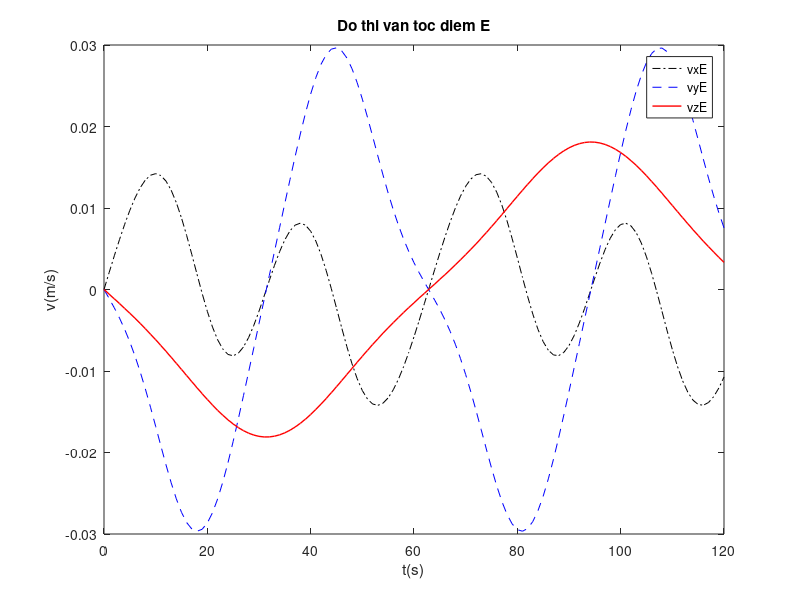
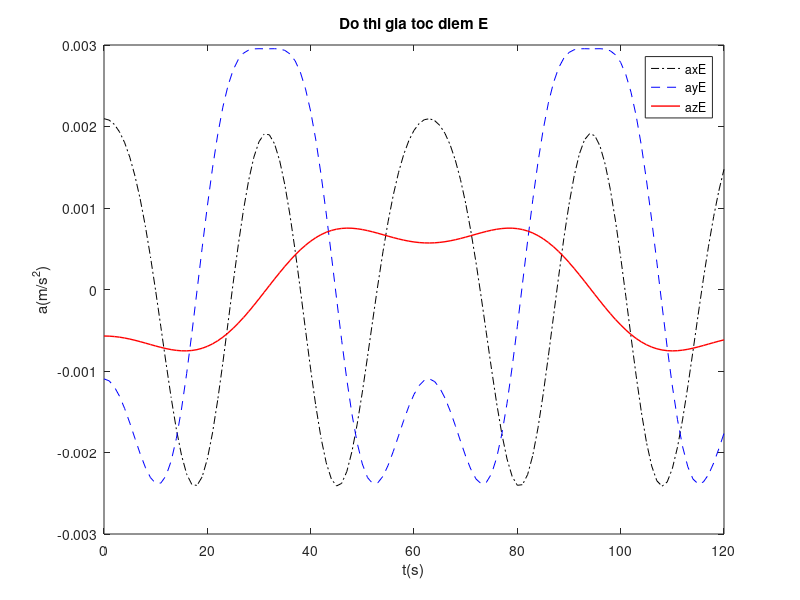
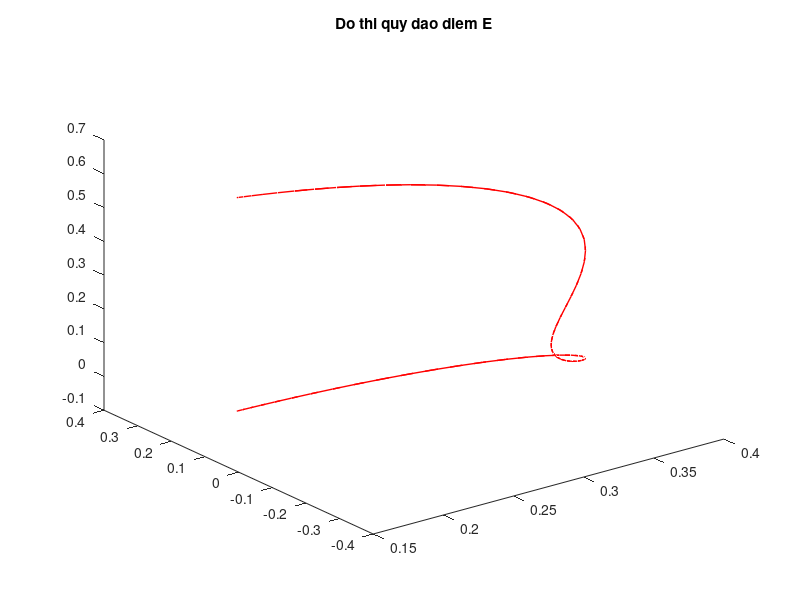
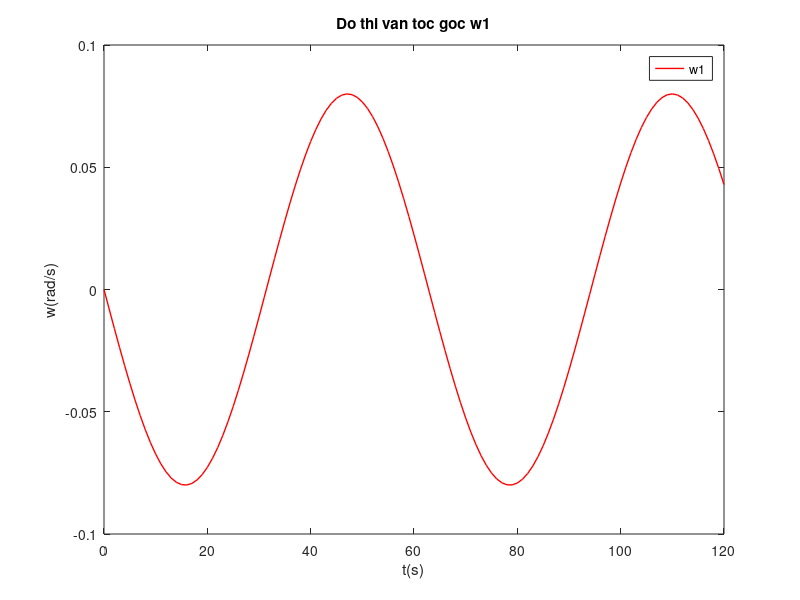

MATLAB code to generate these figures, in order:
close all; clear all; clc;

l1 = 0.25; l2 = 0.194; l3 = 0.265; a1 = 0.03;

%Thoi gian t
t = 0:120;
%Toa do diem thao tac
xe = l3.*cos(cos(0.05.*t)).*cos(0.8.*cos(0.1.*t)) - cos(0.8.*cos(0.1.*t)).*(a1 - l2.*cos(0.5.*cos(0.05.*t)));
ye = l3.*cos(cos(0.05.*t)).*sin(0.8.*cos(0.1.*t)) - sin(0.8.*cos(0.1.*t)).*(a1 - l2.*cos(0.5.*cos(0.05.*t)));
ze = l1 + l3.*sin(cos(0.05.*t)) + l2.*sin(0.5.*cos(0.05.*t));
%Van toc diem thao tac E
vxe = (l2.*sin(cos(t./20)./2).*sin(t./20).*cos((4.*cos(t./10))./5))./40 - (2.*sin((4.*cos(t./10))./5).*sin(t./10).*(a1 - l2.*cos(cos(t./20)./2)))./25 + (2.*l3.*sin((4.*cos(t./10))/5).*sin(t./10).*cos(cos(t./20)))./25 + (l3.*sin(t./20).*sin(cos(t./20)).*cos((4.*cos(t./10))./5))./20;
vye = (2.*sin(t./10).*cos((4.*cos(t./10))./5).*(a1 - l2.*cos(cos(t./20)./2)))./25 + (l2.*sin((4.*cos(t./10))./5).*sin(cos(t./20)./2).*sin(t./20))./40 - (2.*l3.*sin(t./10).*cos(cos(t./20)).*cos((4.*cos(t./10))./5))./25 + (l3.*sin((4.*cos(t./10))./5).*sin(t./20).*sin(cos(t./20)))./20;
vze = - (l2.*sin(t./20).*cos(cos(t./20)./2))./40 - (l3.*sin(t./20).*(2.*cos(cos(t./20)./2).^2 - 1))./20;
%Gia toc diem thao tac E
axe = (4.*sin(t./10).^2.*cos((4.*cos(t./10))./5).*(a1 - l2.*cos(cos(t./20)./2)))./625 - (sin((4.*cos(t./10))./5).*cos(t./10).*(a1 - l2.*cos(cos(t./20)./2)))./125 + (l2.*sin(cos(t./20)./2).*cos(t./20).*cos((4.*cos(t./10))./5))./800 - (4.*l3.*sin(t./10).^2.*cos(cos(t./20)).*cos((4.*cos(t./10))./5))./625 - (l3.*sin(t./20).^2.*cos(cos(t./20)).*cos((4.*cos(t./10))./5))./400 - (l2.*sin(t./20).^2.*cos((4.*cos(t./10))./5).*cos(cos(t./20)./2))./1600 + (l3.*sin((4.*cos(t./10))./5).*cos(t./10).*cos(cos(t./20)))./125 + (l3.*cos(t./20).*sin(cos(t./20)).*cos((4.*cos(t./10))./5))./400 + (l3.*sin((4.*cos(t./10))./5).*sin(t./10).*sin(t./20).*sin(cos(t./20)))./125 + (l2.*sin((4.*cos(t./10))./5).*sin(cos(t./20)./2).*sin(t./10).*sin(t./20))./250;
aye = (4.*sin((4.*cos(t./10))./5).*sin(t./10).^2.*(a1 + l3 - 2.*l3.*cos(cos(t./20)./2).^2 - l2.*cos(cos(t./20)./2)))./625 + (cos(t./10).*cos((4.*cos(t./10))./5).*(a1 + l3 - 2.*l3.*cos(cos(t./20)./2).^2 - l2.*cos(cos(t./20)./2)))./125 + (sin((4.*cos(t./10))./5).*sin(cos(t./20)./2).*cos(t./20).*(l2 + 4.*l3.*cos(cos(t./20)./2)))./800 - (sin((4.*cos(t./10))./5).*sin(t./20).^2.*cos(cos(t./20)./2).*(l2 + 4.*l3.*cos(cos(t./20)./2)))./1600 - (l3.*sin((4.*cos(t./10))./5).*sin(t./20).^2.*(cos(cos(t./20))./2 - 1/2))./400 - (sin(cos(t./20)./2).*sin(t./10).*sin(t./20).*cos((4.*cos(t./10))./5).*(l2 + 4.*l3.*cos(cos(t./20)./2)))./250;
aze =  - (l3.*cos(t./20).*(2.*cos(cos(t./20)./2).^2 - 1))./400 - (l2.*sin(cos(t./20)./2).*sin(t./20).^2)./1600 - (l2.*cos(t./20).*cos(cos(t./20)./2))./800 - (l3.*sin(cos(t./20)/2).*sin(t./20).^2.*cos(cos(t./20)/2))./200;
%Do thi
figure(1);
plot(t,vxe,'k-.',t,vye,'b--',t,vze,'r-','linewidth',1);hold on;
xlabel('t(s)');ylabel('v(m/s)');
title('Do thi van toc diem E');
legend('vxE','vyE','vzE');

figure(2);
plot(t,axe,'k-.',t,aye,'b--',t,aze,'r-','linewidth',1);hold on;
xlabel('t(s)');ylabel('a(m/s^2)');
title('Do thi gia toc diem E');
legend('axE','ayE','azE');

figure(3);
plot3(xe,ye,ze,'r-','linewidth',1);
hold on;
title('Do thi quy dao diem E');

% ve van toc goc
% khau 1:
Vxw1 = 0;
Vyw1 = 0;
Vzw1 = -(2.*sin(t./10))/25;

figure(4);
plot(t,Vzw1,'r-','linewidth',1);hold on;
xlabel('t(s)');ylabel('w(rad/s)');
title('Do thi van toc goc w1');
legend('w1');

% khau 2:
Vxw2 = -(sin((4.*cos(t./10))/5).*sin(t./20))/40;
Vyw2 = (sin(t./20).*cos((4.*cos(t./10))/5))/40;
Vzw2 = -(2.*sin(t./10))/25;

figure(5);
plot(t,Vxw2,'k-.',t,Vyw2,'b--',t,Vzw2,'r-','linewidth',1);hold on;
xlabel('t(s)');ylabel('w(rad/s)');
title('Do thi van toc goc w2');
legend('w2x','w2y','w2z');


% khau 3:
Vxw3 = -(sin((4.*cos(t./10))/5).*sin(t./20))/20;
Vyw3 = (sin(t./20).*cos((4.*cos(t./10))/5))/20;
Vzw3 = -(2.*sin(t./10))/25;

figure(6);
plot(t,Vxw3,'k-.',t,Vyw3,'b--',t,Vzw3,'r-','linewidth',1);hold on;
xlabel('t(s)');ylabel('w(rad/s)');
title('Do thi van toc goc w3');
legend('w3');


